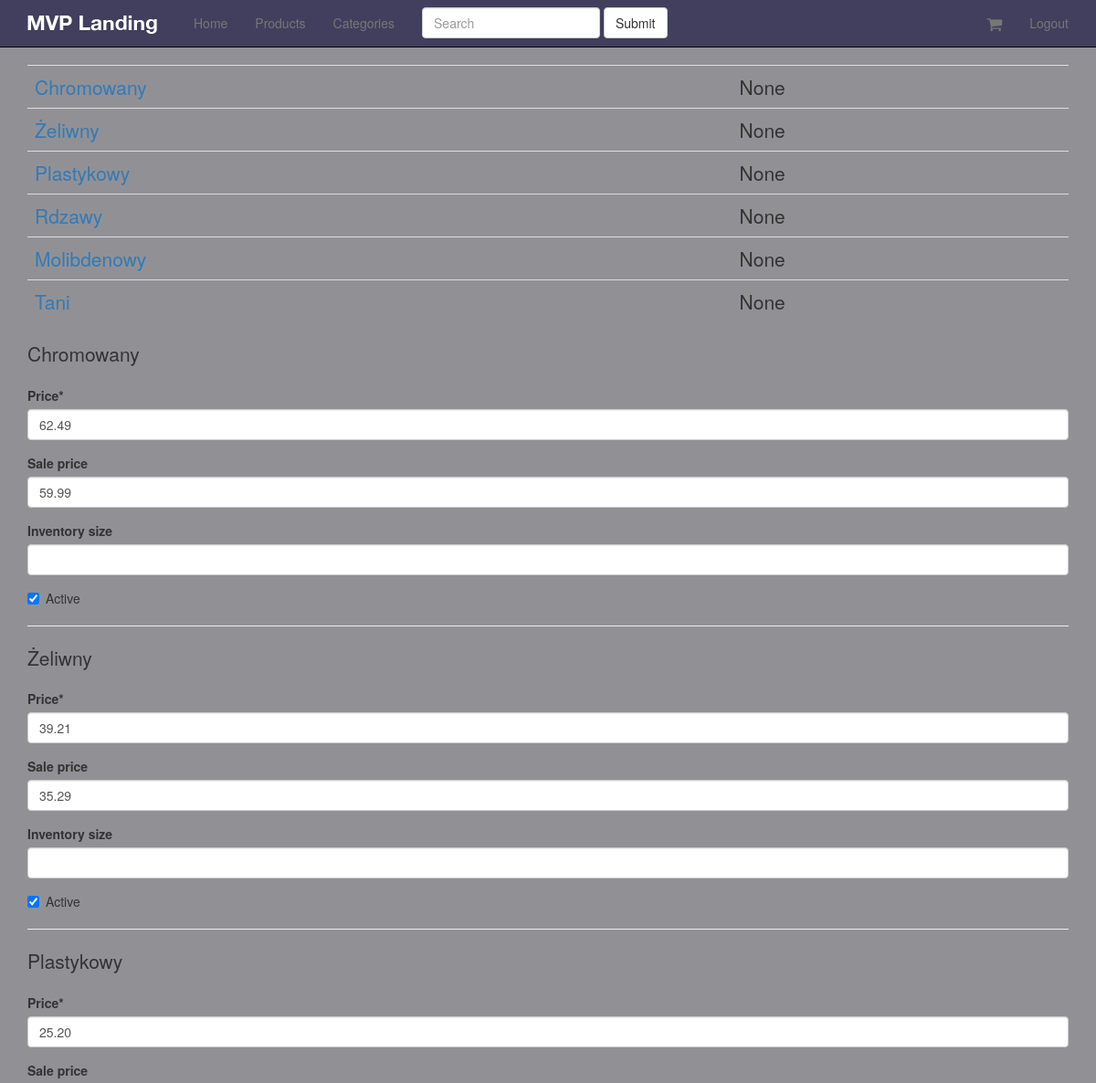
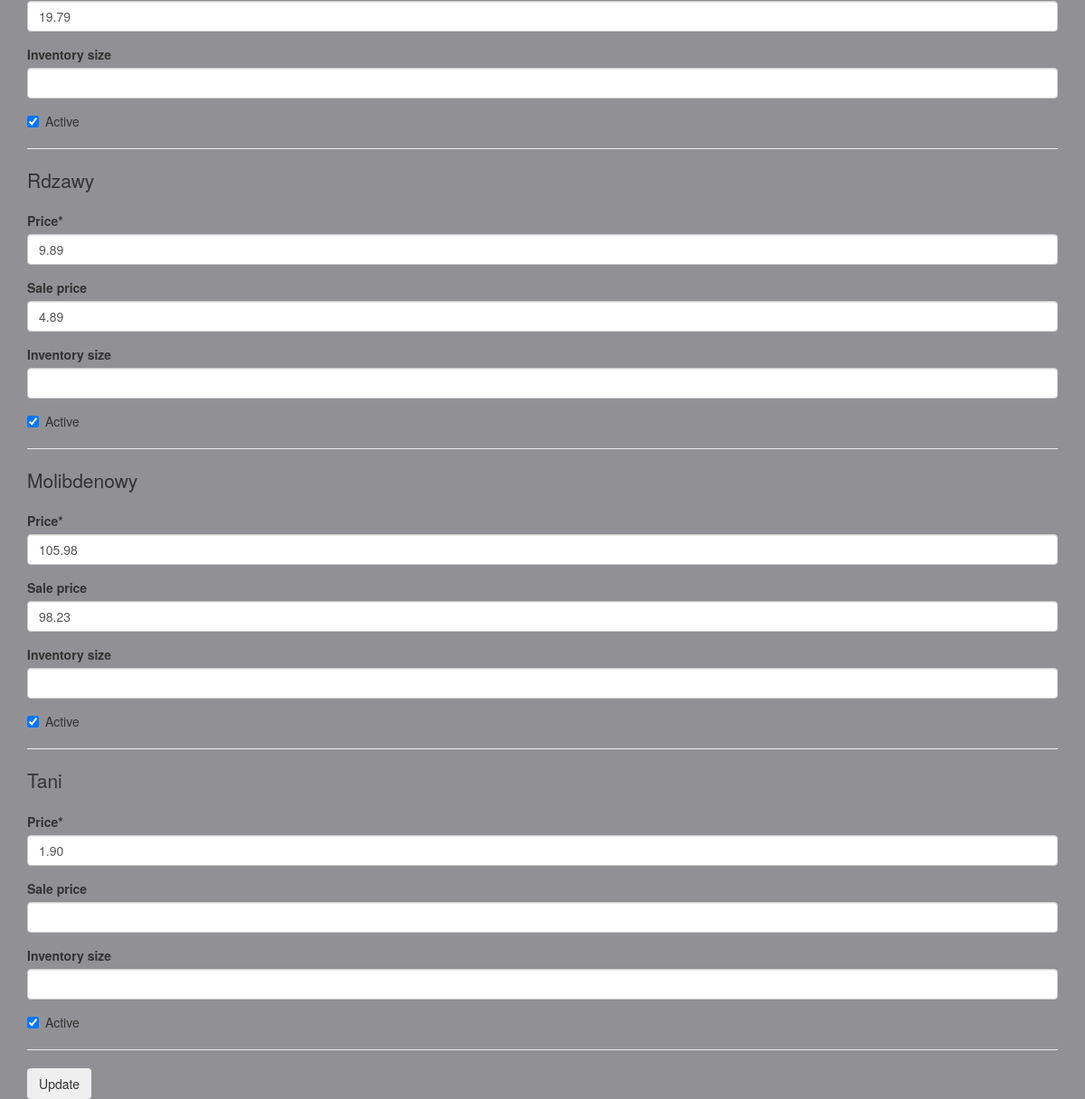
The app's page /products/1/inventory/ (signed in) with its own data (2 pictures, top to bottom).
### products/models.py (models this page shows, shortened)
class Variation(models.Model):
    product = models.ForeignKey(Product)
    title = models.CharField(max_length=120)
    inventory_size = models.IntegerField(blank=True, null=True)  # where None == unlimited amout
    price = models.DecimalField(decimal_places=2, max_digits=15)
    sale_price = models.DecimalField(decimal_places=2, max_digits=15, blank=True, null=True)
    active = models.BooleanField(default=True)
    def __str__(self):
        return self.title
    def get_absolute_url(self):
        return self.product.get_absolute_url()

### products/views.py (the view, shortened to what this page needs)
# urls.py: url(r'^(?P<pk>\d+)/inventory/$', VariationListView.as_view(), name='product_inventory'),
class VariationListView(StaffRequiredMixin, ListView):
    model = Variation
    queryset = Variation.objects.all()
    def get_context_data(self, **kwargs):
        context = super(VariationListView, self).get_context_data(**kwargs)
        context["formset"] = VariationInventoryFormSet(queryset=self.get_queryset())
        pprint(context)
        return context
    def get_queryset(self, *args, **kwargs):
        product_pk = self.kwargs.get("pk")
        queryset = None
        if product_pk:
            product = get_object_or_404(Product, pk=product_pk)
            queryset = Variation.objects.filter(product=product)
        return queryset

### products/mixins.py (called while the page is built)
    @method_decorator(login_required)
    def dispatch(self, request, *args, **kwargs):
        if request.user.is_staff:
            return super(StaffRequiredMixin, self).dispatch(request, *args, **kwargs)
        raise Http404

### products/models.py (called while the page is built)
    def active(self):
        return self.filter(active=True)

    def get_queryset(self):
        return ProductQuerySet(self.model, using=self._db)

    def all(self, *args, **kwargs):
        return self.get_queryset().active()

    def get_absolute_url(self):
        return reverse("product_detail", kwargs={"pk": self.pk})

### templates/products/variation_list.html (shortened to what this page needs)
{% extends 'base.html' %}
{% load crispy_forms_tags %}
{% block content %}
    <table class="table lead">
        {% for obj in object_list %}
            <tr>
                <td>
                    <a href="{{ obj.get_absolute_url }}">{{ obj.title }}</a>
                </td>
                <td>{{ obj.inventory_size }}</td>
            </tr>
        {% endfor %}
    </table>
    <form method="POST" action="">
        {% for form in formset %}
            <p class="lead">{{ form.instance.title }}</p>
            {{ form|crispy }}
            <hr />
        {% endfor %}
        <input type="submit" value="Update" class="btn" />
    </form>
{% endblock %}

### templates/base.html (shortened to what this page needs)
{% load staticfiles %}
<!DOCTYPE html>
<html lang="en">
<head>
    {% include 'head_css.html' %}
</head>
<body>
{% include 'navbar.html' %}
<div class="container">
    {% block content %}{% endblock %}
</div>
</body>
</html>

### templates/head_css.html
{% load staticfiles %}
    <link rel="stylesheet" href="//maxcdn.bootstrapcdn.com/font-awesome/4.3.0/css/font-awesome.min.css">
    <link href="{% static 'css/bootstrap.min.css' %}" rel="stylesheet">
    <link href="{% static 'css/navbar-static-top.css' %}" rel="stylesheet">
     <link href="{% static 'css/custom.css' %}" rel="stylesheet">

### templates/navbar.html (shortened to what this page needs)
{% load staticfiles %}
<nav class="navbar navbar-default navbar-static-top">
    <div class="container">
        <div class="navbar-header">
            <a class="navbar-brand" href="{% url 'home' %}"><img src="{% static 'img/mvp_landing_logo.png' %}" /></a>
        </div>
        <div id="navbar" class="navbar-collapse collapse">
            <ul class="nav navbar-nav">
                <li><a href="{% url 'home' %}">Home</a></li>
                <li><a href="{% url 'product_list' %}">Products</a></li>
                <li><a href="{% url 'category_list' %}">Categories</a></li>
                <form class="navbar-form navbar-left" role="search" method="GET" action="{% url 'product_list' %}">
                    <div class="form-group">
                        <input type="text" class="form-control" placeholder="Search" name="q" {% if query %}value="{{ query }}"{% endif %}>
                    </div>
                    <button class="btn btn-default" type="submit">Submit</button>
                </form>
            </ul>
            <ul class="nav navbar-nav navbar-right">
            <li>
                <a href="{% url 'cart' %}">
                    <i class="fa fa-shopping-cart fa-navbar-cart"></i>
                </a>
            </li>
                {% if request.user.is_authenticated %}
                    <li><a href="{% url 'auth_logout' %}">Logout</a></li>
                {% endif %}
            </ul>
        </div>
    </div>
</nav>

### templates/javascript.html (shortened to what this page needs)
{% load staticfiles %}

### static_in_pro/our_static/css/navbar-static-top.css (style rules this page uses)
body { min-height: 1000px; background-color: #919195; }
.navbar-static-top { margin-bottom: 19px; background-color: #413F5D; border-color: #04040F; }
.navbar-default .navbar-brand { color: #FFF; }

### static_in_pro/our_static/css/custom.css (style rules this page uses)
.fa-navbar-cart { font-size: 18px; vertical-align: middle; }

### records on screen
Variation: title "Chromowany", inventory_size "None", instance "Chromowany"
Variation: title "Żeliwny", inventory_size "None", instance "Żeliwny"
Variation: title "Plastykowy", inventory_size "None", instance "Plastykowy"
Variation: title "Rdzawy", inventory_size "None", instance "Rdzawy"
Variation: title "Molibdenowy", inventory_size "None", instance "Molibdenowy"
Variation: title "Tani", inventory_size "None", instance "Tani"
